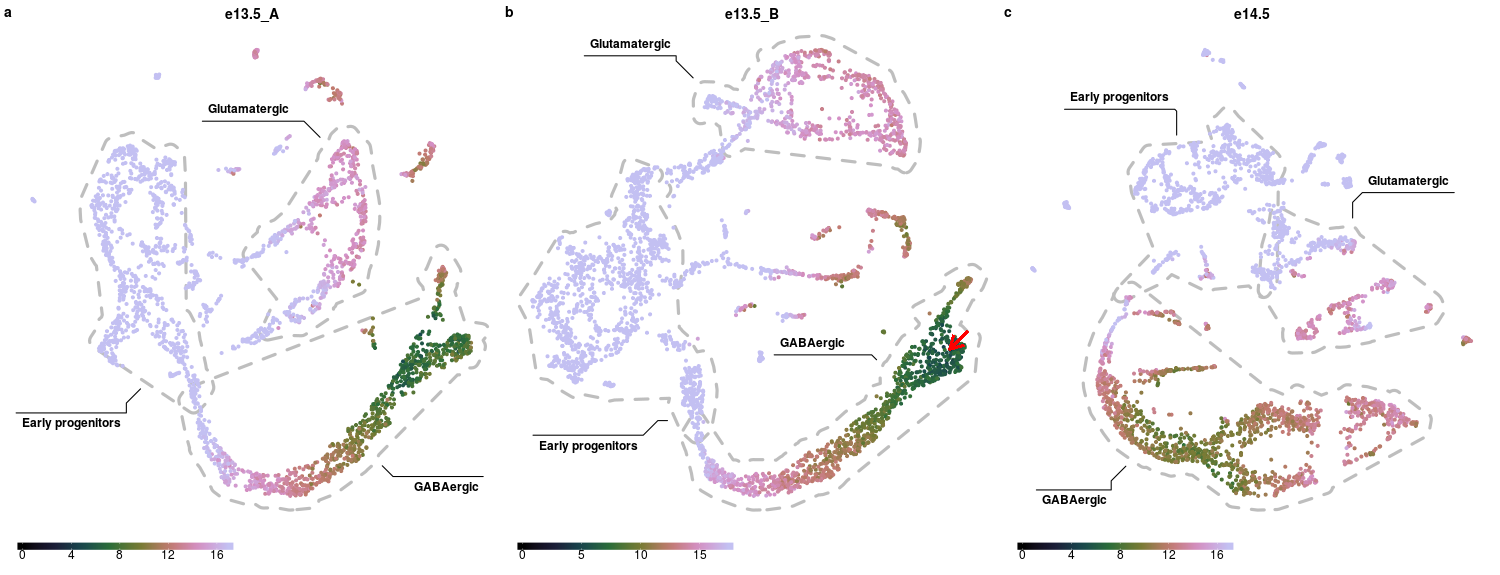

The script that saved this image:
set.seed(1234)

library(Seurat)
library(tidyverse)

e13_A <- read_rds("data/e13_A.rds")
e13_B <- read_rds("data/e13_B.rds")
e14 <- read_rds("data/e14_A.rds")

normAndVargenes <- function(obj) {
  obj <- NormalizeData(obj)
  FindVariableGenes(obj, do.plot = F, y.cutoff = 0.5)
}

e13_A <- normAndVargenes(e13_A)
e13_B <- normAndVargenes(e13_B)
e14 <- normAndVargenes(e14)

data13_A <- t(e13_A@data[[email redacted], ])
data13_B <- t(e13_B@data[[email redacted], ])
data14 <- t(e14@data[[email redacted], ])

library(irlba)
library(uwot)

getEmbedding <- function(data) {
  pca <- prcomp_irlba(data, n = 50)
  umap(pca$x, spread = 7)
}

um13_A <- read_rds("data/e13A_umap.rds") #use embedding from the figure C
um13_B <- getEmbedding(data13_B)
um14 <- getEmbedding(data14)

commonGenes <- intersect(intersect([email redacted], [email redacted]), [email redacted])

pca <- prcomp_irlba(rbind(data13_A[, commonGenes], data13_B[, commonGenes], data14[, commonGenes]), n = 50)
comFeatures13_A <- data13_A[, commonGenes] %*% pca$rotation
comFeatures13_B <- data13_B[, commonGenes] %*% pca$rotation
comFeatures14 <- data14[, commonGenes] %*% pca$rotation

library(sleepwalk)

sleepwalk(list(um13_A, um13_B, um14), list(comFeatures13_A, comFeatures13_B, comFeatures14), same = "features", pointSize = 2.5,
          titles = c("e13.5_A", "e13.5_B", "e14.5"), nrow = 1)

cell <- 3105
plots <- slw_snapshot(cell, 2, TRUE)

library(ggforce)
library(r2d2)

#use "Msx3" for progenitors, "Meis2" for Glutamatergic cells, "Lhx5" for GABAergic progenitors
#classification is very unprecise, required only to ruoghly show the cell types
#we'll leave only cells that are close to center of mass of the corresponding cluster
getTypes <- function(data, emb) {
  typeMarkers <- cbind(data[, "Msx3"] > 2, data[, "Meis2"] > 1.5, data[, "Lhx5"] > 1)
  types <- apply(typeMarkers, 1, function(row) {
    if(sum(row) == 0) return("unknown")
    if(sum(row) > 1) return("unknown")
    c("Early progenitors", "Glutamatergic", "GABAergic")[row]
  })
  
  means <- apply(emb, 2, function(col) {
    tapply(col, as.factor(types), mean)
  })
  for(type in rownames(means)) {
    confs <- conf2d(emb[types == type, 1], emb[types == type, 2], level = 0.9, plot = F)
    types[types == type][!confs$inside] <- "unknown"
  #  dists <- rowSums(t(t(emb[types == type, ]) - means[type, ])^2)
  #  cutoff <- quantile(dists, probs = 0.95)
  #  types[types == type][dists > cutoff] <- "unknown"
  }
  types
}

types13_A <- getTypes(data13_A, um13_A)
types13_B <- getTypes(data13_B, um13_B)
types14 <- getTypes(data14, um14)

addLabels <- function(plot, types, emb, arrow = FALSE) {
  vert <- (max(emb[, 2]) - min(emb[, 2]))/25
  hor <- (max(emb[, 1]) - min(emb[, 1]))/25
  
  plot$layers <- c(geom_mark_hull(aes(x = emb[, 1], y = emb[, 2], group = types, label = types, filter = types != "unknown"), 
                                     linetype = 2, concavity = 4, size = 1.5, colour = "grey"), plot$layers)
  if(arrow) {
    plot + geom_segment(aes(x = emb[cell, 1] + hor, xend = emb[cell, 1], 
                            y = emb[cell, 2] + vert, yend = emb[cell, 2]), size = 1,
                        colour = "red", arrow = arrow(length = unit(0.03, "npc")))
    
  } else {
    plot
  }
}


plots[[1]] <- addLabels(plots[[1]], types13_A, um13_A)
plots[[2]] <- addLabels(plots[[2]], types13_B, um13_B, TRUE)
plots[[3]] <- addLabels(plots[[3]], types14, um14)

library(cowplot)

figD <- plot_grid(plotlist = plots, nrow = 1, labels = c("a", "b", "c"))

getGeneExpr <- function(emb, data, title) {
   lapply(c("Msx3", "Meis2", "Lhx5"), function(gene)
      ggplot() + geom_point(aes(x = emb[, 1], y = emb[, 2], colour = data[, gene])) + 
        labs(colour = gene, x = "", y = "", title = title))
}

figDsup <- plot_grid(
  plot_grid(plotlist = getGeneExpr(um13_A, data13_A, "E13.5_A"), nrow = 3),
  plot_grid(plotlist = getGeneExpr(um13_B, data13_B, "E13.5_B"), nrow = 3),
  plot_grid(plotlist = getGeneExpr(um14, data14, "E14.5"), nrow = 3), ncol = 3)

png(filename = "figures/Fig_D.png", 
    width = 1500, height = 575)
print(figD)
dev.off()

png(filename = "figures/Fig_Dsup.png", 
    width = 1500, height = 1500)
print(figDsup)
dev.off()


sleepwalk(list(um13_A, um13_B, um14), list(comFeatures13_A, comFeatures13_B, comFeatures14), same = "features", pointSize = 2.5,
          titles = c("e13.5_A", "e13.5_B", "e14.5"), nrow = 1, saveToFile = "supplement/src/Fig_D.html")

file <- readLines("supplement/src/Fig_D.html")
line <- which(grepl("^set_up_chart\\(", file))
newFile <- c(file[1:(line - 1)], 
             "width = window.innerWidth/(n_charts) * 0.9;",
             file[line:length(file)])
writeLines(newFile, "supplement/src/Fig_D.html")